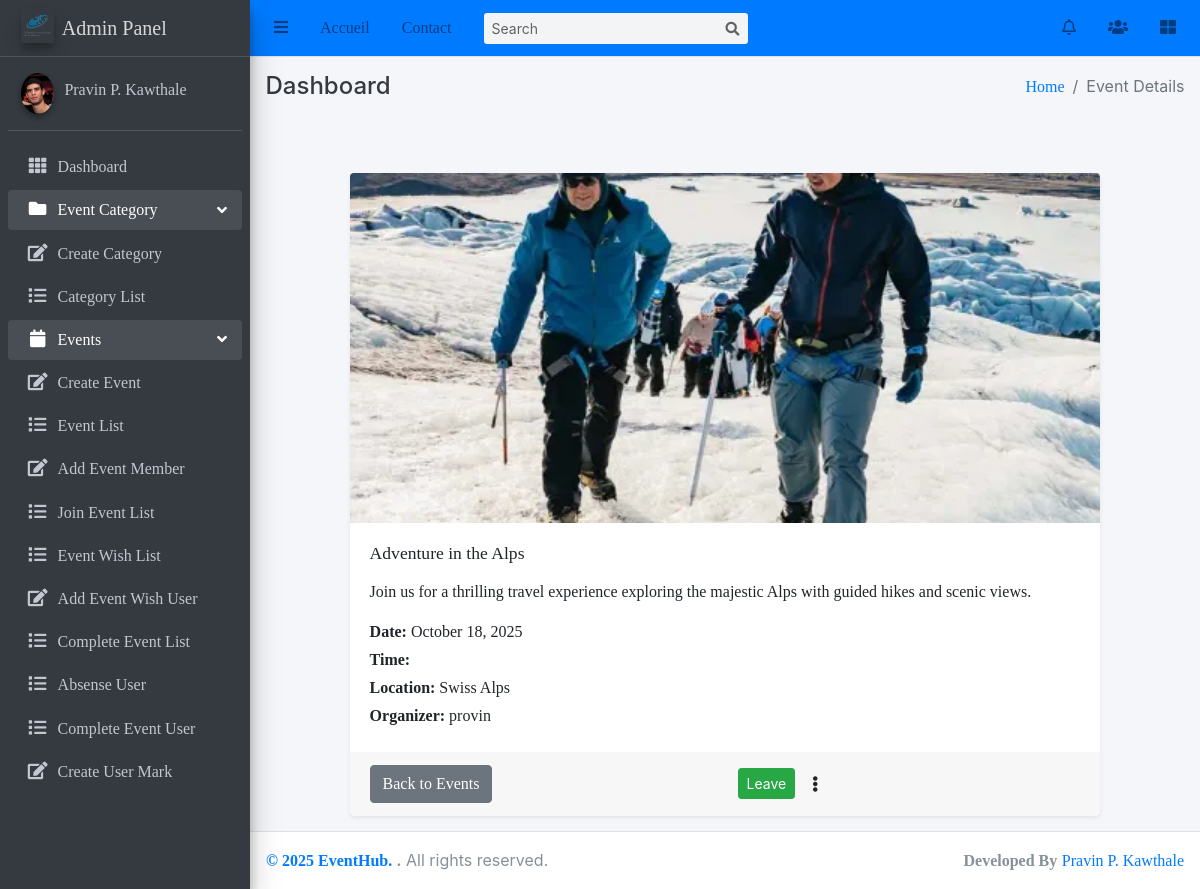
Screenshot of /Events/events/31/ (signed in) with the database file from the repository.
### Event/models.py (models this page shows, shortened)
class Event(models.Model):
    title = models.CharField(max_length=100)
    description = models.TextField()
    category = models.ForeignKey(Category, on_delete=models.SET_NULL, null=True, related_name="events")
    date = models.DateTimeField()
    location = models.CharField(max_length=300)
    start_time = models.TimeField()
    end_time = models.TimeField()
    created_at = models.DateTimeField(auto_now_add=True)
    updated_at = models.DateTimeField(auto_now=True)
    organizer = models.ForeignKey(User, on_delete=models.CASCADE, related_name='events_created')
    participants = models.ManyToManyField(User, related_name='events_participated', blank=True)
    image = models.ImageField(upload_to="event_images/", default="event_images/default.png")
    comments_enabled=models.BooleanField(default=True)
    likes=models.ManyToManyField(User,related_name='liked_events',blank=True)
    class Meta:
        ordering = ['-start_time']

### Event/views.py (the view)
# urls.py: path('events/<int:pk>/', views.EventDetails.as_view(), name='event_detail'),
class EventDetails(DetailView):
    model=Event
    template_name='Event/event_detail.html'
    context_object_name='event'

### user/context_processors.py (called while the page is built)
def notifications(request):
    if request.user.is_authenticated:
        navbar_notifications = Notification.objects.filter(
            receiver=request.user
        ).order_by('-timestamp')[:5]  # latest 5 notifications
        navbar_unread_count = Notification.objects.filter(
            receiver=request.user,
            is_read=False
        ).count()
    else:
        navbar_notifications = []
        navbar_unread_count = 0
    return {
        'navbar_notifications': navbar_notifications,
        'navbar_unread_count': navbar_unread_count
    }

### templates/Event/event_detail.html (shortened to what this page needs)
{% extends 'base/base.html' %}
{% block breadcrumb %}Event Details{% endblock breadcrumb %}
{% load static %}
{% block content %}
<div class="container mt-5">
    <div class="row justify-content-center">
        <div class="col-md-10">
            <div class="card shadow-sm border-0 rounded-3">
                {% if event.image %}
                    <img src="{{ event.image.url }}" class="card-img-top rounded-top"
                          alt="{{ event.title }}" style="max-height: 350px; object-fit: cover;">
                {% endif %}
                <div class="card-body">
                    <h2 class="card-title text-center mb-3">{{ event.title }}</h2>
                    <p class="card-text fs-5">{{ event.description }}</p>
                    <p class="mb-1">
                        <strong>Date:</strong> {{ event.date|date:"F d, Y" }}
                    </p>
                    <p class="mb-1">
                        <strong>Time:</strong> {{ event.time|time:"h:i A" }}
                    </p>
                    <p class="mb-1">
                        <strong>Location:</strong> {{ event.location }}
                    </p>
                    <p class="mb-1">
                        <strong>Organizer:</strong> {{ event.organizer.username }}
                    </p>
                </div>
                <div class="card-footer d-flex justify-content-between align-items-center">
                    <a href="{% url 'event_list' %}" class="btn btn-secondary">Back to Events</a>
                    <div class="d-flex align-items-center gap-2">
                        {% if request.user == event.organizer %}
                            <a href="{% url 'event_update' event.pk %}" class="btn btn-primary">Edit</a>
                            <a href="{% url 'event_delete' event.pk %}" class="btn btn-danger">Delete</a>
                        {% else %}
                           <form action="{% url 'join_event' event.id %}" method="post" class="d-inline">
                                <button type="submit" class="btn btn-sm btn-success">
                                    {% if request.user in event.participants.all %}
                                        Leave
                                    {% else %}
                                        Join
                                    {% endif %}
                                </button>
                            </form>
                            <div class="dropdown dropup">
                                <button class="btn p-0" type="button"
                                    id="dropdown3{{ event.pk }}" data-bs-toggle="dropdown" aria-expanded="false"
                                    style="width: 40px; height: 40px; border: none; background: transparent; display: flex; align-items: center; justify-content: center;">
                                    <i class="fas fa-ellipsis-v"></i>
                                </button>
                            </div>
                        {% endif %}
                    </div>
                </div>
            </div>
        </div>
    </div>
</div>
{% endblock content %}

### rows the page displays
Event: image (picture), title "Adventure in the Alps", description "Join us for a thrilling travel experience exploring the majestic Alps with guided hikes and scenic views.", date "October 18, 2025", location "Swiss Alps", organizer.username "provin"
